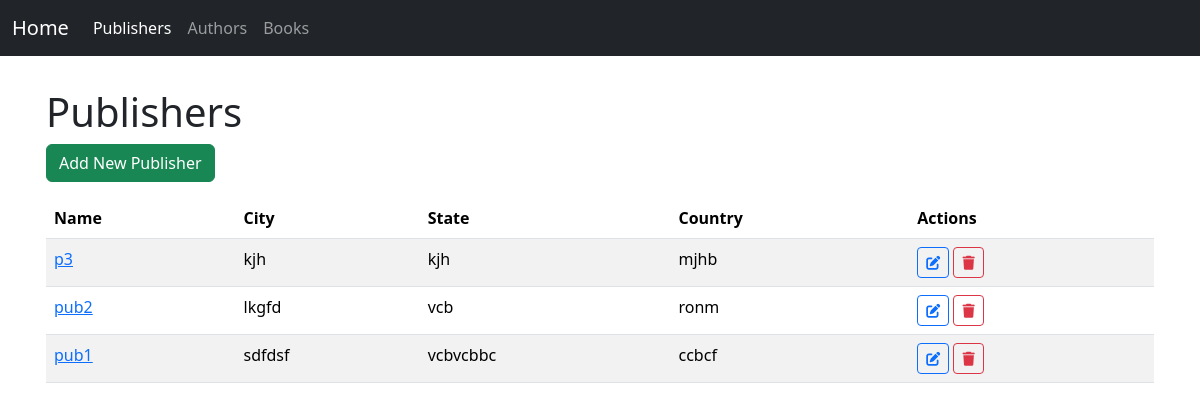
The app's page /publishers/, older data.
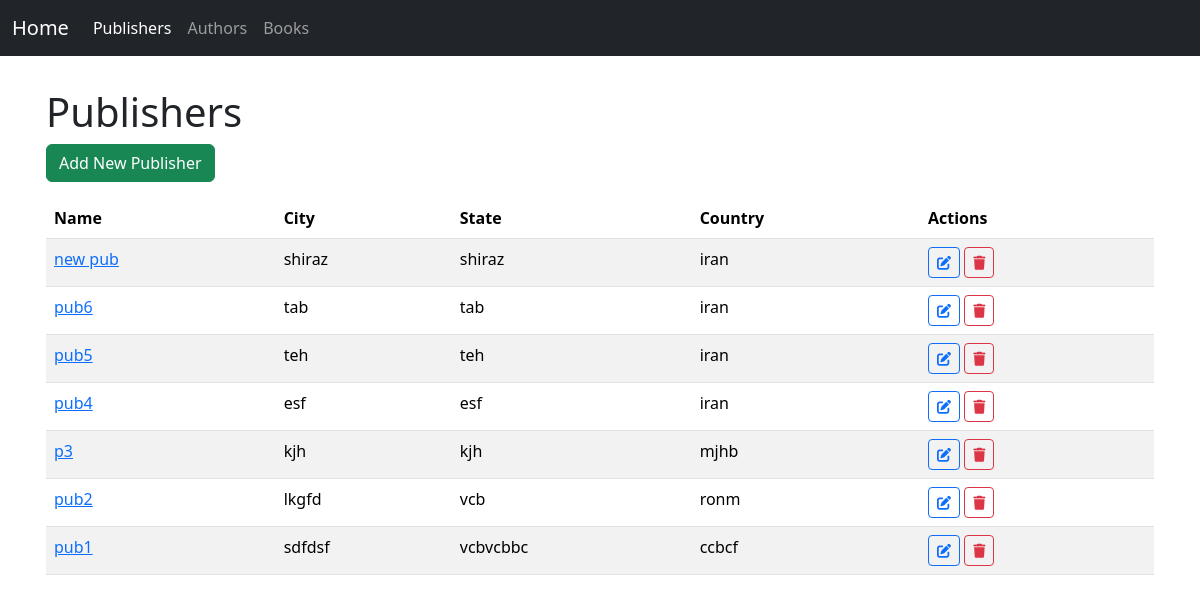
The same page, newer data.
### book_app/models.py (models this page shows, shortened)
class Publisher(models.Model):
    name = models.CharField(max_length=30)
    address = models.CharField(max_length=50)
    city = models.CharField(max_length=60)
    state_province = models.CharField(max_length=30)
    country = models.CharField(max_length=50)
    website = models.URLField()
    class Meta:
        ordering = ["-id"]

### book_app/views.py (the view)
# urls.py: path('publishers/', PublisherListView.as_view(), name='publisher_list'),
class PublisherListView(ListView):
    model = Publisher
    context_object_name = "publishers"
    def get_context_data(self, **kwargs):
        context = super().get_context_data(**kwargs)
        context['nbar'] = "publishers"
        return context

### book_app/templates/book_app/publisher_list.html (shortened to what this page needs)
{% extends 'book_app/base.html' %}
{% block content %}
<h1>Publishers</h1>
<a href="{% url 'book_app:publisher_add' %}" class="btn btn-success mb-3">Add New Publisher</a>
<table class="table table-striped">
    <thead>
        <tr>
            <th scope="col">Name</th>
            <th scope="col" class="d-none d-md-table-cell">City</th>
            <th scope="col" class="d-none d-md-table-cell">State</th>
            <th scope="col" class="d-none d-md-table-cell">Country</th>
            <th scope="col">Actions</th>
        </tr>
    </thead>
    <tbody>
        {% for publisher in publishers %}
        <tr>
            <td>
                <a href="{% url 'book_app:publisher_detail' publisher.pk %}">{{ publisher.name }}</a>
            </td>
            <td class="d-none d-md-table-cell">{{ publisher.city }}</td>
            <td class="d-none d-md-table-cell">{{ publisher.state_province }}</td>
            <td class="d-none d-md-table-cell">{{ publisher.country }}</td>
            <td>
                <a href="{% url 'book_app:publisher_edit' publisher.pk %}" class="btn btn-sm btn-outline-primary">
                    <i class="fas fa-edit"></i>
                </a>
                <a href="{% url 'book_app:publisher_delete' publisher.pk %}" class="btn btn-sm btn-outline-danger">
                    <i class="fas fa-trash"></i>
                </a>
            </td>
        </tr>
        {% empty %}
        <tr>
            <td colspan="5">No publishers found.</td>
        </tr>
        {% endfor %}
    </tbody>
</table>
{% endblock %}

### book_app/templates/book_app/base.html (shortened to what this page needs)
<!DOCTYPE html>
<html lang="en">
<head>
    {% load bootstrap5 %}
    {% bootstrap_css %}
</head>
<body>
    <nav class="navbar navbar-expand-md navbar-dark bg-dark" aria-label="Fourth navbar example">
        <div class="container-fluid">
            <a class="navbar-brand" href="{% url 'book_app:index' %}">Home</a>
            <div class="collapse navbar-collapse" id="navbarsExample04">
                <ul class="navbar-nav me-auto mb-2 mb-md-0">
                    <li class="nav-item">
                        <a class="nav-link {% if nbar == 'publishers' %}active{% endif %}"
                            href="{% url 'book_app:publisher_list' %}">Publishers</a>
                    </li>
                    <li class="nav-item">
                        <a class="nav-link {% if nbar == 'authors' %}active{% endif %}"
                            href="{% url 'book_app:author_list' %}">Authors</a>
                    </li>
                    <li class="nav-item">
                        <a class="nav-link {% if nbar == 'books' %}active{% endif %}"
                            href="{% url 'book_app:book_list' %}">Books</a>
                    </li>
                </ul>
            </div>
        </div>
    </nav>
    <div class="container p-3 my-3">
        {% block content %}
        {% endblock %}
    </div>
</body>
</html>

Row changes from the older to the newer data that the page shows:
added Publisher: name "new pub", city "shiraz", state_province "shiraz", country "iran"
added Publisher: name "pub6", city "tab", state_province "tab", country "iran"
added Publisher: name "pub5", city "teh", state_province "teh", country "iran"
added Publisher: name "pub4", city "esf", state_province "esf", country "iran"
